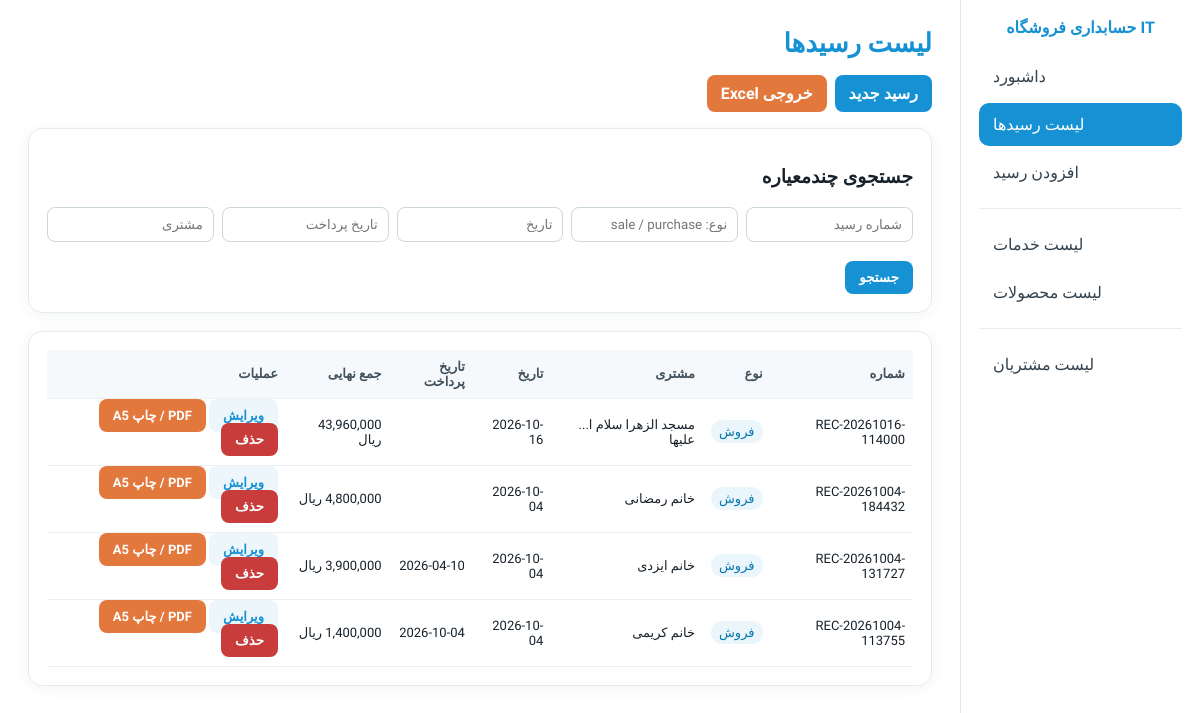
/Choobkhat/index.php?page=receipts, run on the app's committed database.
### tables this page shows
CREATE TABLE receipts (
    id INTEGER PRIMARY KEY AUTOINCREMENT,
    receipt_no TEXT UNIQUE NOT NULL,
    kind TEXT NOT NULL CHECK(kind IN ('sale','purchase')),
    customer_id INTEGER,
    date TEXT NOT NULL,
    pay_date TEXT,
    discount_type TEXT DEFAULT 'percent' CHECK(discount_type IN ('percent','amount')),
    discount_value REAL DEFAULT 0,
    extra_info TEXT,
    total INTEGER DEFAULT 0,
    created_at TEXT DEFAULT CURRENT_TIMESTAMP,
    FOREIGN KEY(customer_id) REFERENCES customers(id) ON DELETE SET NULL
);

### Choobkhat/index.php (the view, shortened to what this page needs)
<?php
$db = new PDO('sqlite:' . __DIR__ . '/accounting.sqlite');
$db->setAttribute(PDO::ATTR_ERRMODE, PDO::ERRMODE_EXCEPTION);
$db->exec("PRAGMA foreign_keys = ON");
$db->exec("
CREATE TABLE IF NOT EXISTS customers (
    id INTEGER PRIMARY KEY AUTOINCREMENT,
    code TEXT UNIQUE,
    full_name TEXT NOT NULL,
    phone TEXT,
    mobile TEXT,
    email TEXT,
    national_id TEXT,
    address TEXT,
    postal_code TEXT,
    notes TEXT,
    created_at TEXT DEFAULT CURRENT_TIMESTAMP
);
CREATE TABLE IF NOT EXISTS items (
    id INTEGER PRIMARY KEY AUTOINCREMENT,
    code TEXT UNIQUE NOT NULL,
    type TEXT NOT NULL CHECK(type IN ('service','product')),
    category TEXT,
    name TEXT NOT NULL,
    buy_price INTEGER DEFAULT 0,
    sell_price INTEGER DEFAULT 0,
    units INTEGER DEFAULT 0,
    created_at TEXT DEFAULT CURRENT_TIMESTAMP
);
CREATE TABLE IF NOT EXISTS receipts (
    id INTEGER PRIMARY KEY AUTOINCREMENT,
    receipt_no TEXT UNIQUE NOT NULL,
    kind TEXT NOT NULL CHECK(kind IN ('sale','purchase')),
    customer_id INTEGER,
    date TEXT NOT NULL,
    pay_date TEXT,
    discount_type TEXT DEFAULT 'percent' CHECK(discount_type IN ('percent','amount')),
    discount_value REAL DEFAULT 0,
    extra_info TEXT,
    total INTEGER DEFAULT 0,
    created_at TEXT DEFAULT CURRENT_TIMESTAMP,
    FOREIGN KEY(customer_id) REFERENCES customers(id) ON DELETE SET NULL
);
CREATE TABLE IF NOT EXISTS receipt_items (
    id INTEGER PRIMARY KEY AUTOINCREMENT,
    receipt_id INTEGER NOT NULL,
    item_id INTEGER NOT NULL,
    item_name TEXT NOT NULL,
    item_code TEXT NOT NULL,
    item_type TEXT NOT NULL,
    qty INTEGER NOT NULL DEFAULT 1,
    unit_price INTEGER NOT NULL DEFAULT 0,
    discount_type TEXT DEFAULT 'percent' CHECK(discount_type IN ('percent','amount')),
    discount_value REAL DEFAULT 0,
    line_total INTEGER DEFAULT 0,
    FOREIGN KEY(receipt_id) REFERENCES receipts(id) ON DELETE CASCADE,
    FOREIGN KEY(item_id) REFERENCES items(id)
);
");
function h($v): string { return htmlspecialchars((string)$v, ENT_QUOTES, 'UTF-8'); }
function money($v): string { return number_format((int)$v); }
function get($key, $default='') { return $_GET[$key] ?? $default; }
    ?>
    </body></html><?php exit;
$page=get('page','dashboard');
$customers=$db->query("SELECT * FROM customers ORDER BY id DESC")->fetchAll(PDO::FETCH_ASSOC);
function itemList(PDO $db,string $type): array {
    $st=$db->prepare("SELECT * FROM items WHERE type=? ORDER BY id DESC");$st->execute([$type]);return $st->fetchAll(PDO::FETCH_ASSOC);
}
$services=itemList($db,'service');
$products=itemList($db,'product');
function filteredReceipts(PDO $db): array {
    $sql="SELECT r.*,COALESCE(c.full_name,'-') customer_name FROM receipts r LEFT JOIN customers c ON c.id=r.customer_id WHERE 1=1";
    $p=[];
    $sql.=" ORDER BY r.id DESC";
    $st=$db->prepare($sql);$st->execute($p);return $st->fetchAll(PDO::FETCH_ASSOC);
}
$receipts=filteredReceipts($db);
?>
<!doctype html>
<html lang="fa" dir="ltr">
<head>
</head>
<body>
<div class="layout">
<aside class="sidebar">
<div class="brand">حسابداری فروشگاه IT</div>
<nav class="nav">
<a class="<?=($page==='dashboard'?'active':'')?>" href="?page=dashboard">داشبورد</a>
<a class="<?=($page==='receipts'?'active':'')?>" href="?page=receipts">لیست رسیدها</a>
<a class="<?=($page==='receipt_add'?'active':'')?>" href="?page=receipt_add">افزودن رسید</a>
<div class="sep"></div>
<a class="<?=($page==='services'?'active':'')?>" href="?page=services">لیست خدمات</a>
<a class="<?=($page==='products'?'active':'')?>" href="?page=products">لیست محصولات</a>
<div class="sep"></div>
<a class="<?=($page==='customers'?'active':'')?>" href="?page=customers">لیست مشتریان</a>
</nav>
</aside>
<main class="content">
<?php if($page==='dashboard'): ?>
<h1>داشبورد</h1>
<div class="stats">
<div class="stat"><div>تعداد مشتریان</div><b><?=count($customers)?></b></div>
<div class="stat"><div>تعداد خدمات</div><b><?=count($services)?></b></div>
<div class="stat"><div>تعداد محصولات</div><b><?=count($products)?></b></div>
</div>
<div class="card"><h3>راهنمای سریع</h3><p>برای ثبت فروش یا خرید، ابتدا مشتری و سپس خدمات/محصولات را تعریف کنید. در رسید، نوع «فروش» موجودی محصول را کم و نوع «خرید» موجودی را زیاد می‌کند.</p></div>
<?php elseif($page==='receipts'): ?>
<h1>لیست رسیدها</h1>
<div class="toolbar"><a class="btn" href="?page=receipt_add">رسید جدید</a><a class="btn orange" href="?action=excel_receipts&<?=http_build_query($_GET)?>">خروجی Excel</a></div>
<div class="card"><h3>جستجوی چندمعیاره</h3>
<form><input type="hidden" name="page" value="receipts"><div class="search-grid">
<input name="receipt_no" value="<?=h(get('receipt_no'))?>" placeholder="شماره رسید">
<input name="kind" value="<?=h(get('kind'))?>" placeholder="نوع: sale / purchase">
<input name="date" value="<?=h(get('date'))?>" placeholder="تاریخ">
<input name="pay_date" value="<?=h(get('pay_date'))?>" placeholder="تاریخ پرداخت">
<input name="customer" value="<?=h(get('customer'))?>" placeholder="مشتری">
</div><br><button class="btn">جستجو</button></form></div>
<div class="card table-wrap"><table><thead><tr><th>شماره</th><th>نوع</th><th>مشتری</th><th>تاریخ</th><th>تاریخ پرداخت</th><th>جمع نهایی</th><th>عملیات</th></tr></thead><tbody>
<?php foreach($receipts as $r): ?><tr><td><?=h($r['receipt_no'])?></td><td><span class="badge <?=$r['kind']==='purchase'?'orange':''?>"><?=$r['kind']==='sale'?'فروش':'خرید'?></span></td><td><?=h($r['customer_name'])?></td><td><?=h($r['date'])?></td><td><?=h($r['pay_date'])?></td><td><?=money($r['total'])?> ریال</td><td><a class="btn light" href="?page=receipt_add&edit=<?=$r['id']?>">ویرایش</a> <a class="btn orange" target="_blank" href="?action=receipt_print&id=<?=$r['id']?>">PDF / چاپ A5</a> <form style="display:inline" method="post" onsubmit="return confirm('رسید حذف و موجودی اصلاح شود؟')"><input type="hidden" name="action" value="delete_receipt"><input type="hidden" name="id" value="<?=$r['id']?>"><button class="btn danger">حذف</button></form></td></tr><?php endforeach;?>
</tbody></table></div>
<?php endif; ?>
</main></div>
</body></html>

### Choobkhat/index.php (style rules this page uses)
* { box-sizing:border-box }
body { margin:0;background:#fff;color:#17212b;font-family:Vazirmatn,Tahoma,sans-serif }
button,input,select,textarea { font-family:inherit }
a { text-decoration:none;color:inherit }
.layout { min-height:100vh;display:flex;flex-direction:row-reverse }
.sidebar { width:20%;min-width:230px;background:#fff;border-left:1px solid #e4e8ec;padding:18px;position:sticky;top:0;height:100vh;overflow:auto }
.brand { font-weight:800;color:#1591D4;text-align:center;margin-bottom:18px }
.nav a { display:block;padding:12px 14px;border-radius:10px;margin:5px 0;color:#34424d }
.nav a:hover,.nav a.active { background:#1591D4;color:#fff }
.nav .sep { height:1px;background:#e9edf0;margin:14px 0 }
.content { width:80%;padding:28px;direction:rtl;overflow:hidden }
h1 { margin-top:0;font-size:26px;color:#1591D4 }
.toolbar { display:flex;gap:8px;flex-wrap:wrap;margin-bottom:16px;align-items:center }
.btn { border:0;border-radius:8px;padding:9px 14px;cursor:pointer;background:#1591D4;color:#fff;font-weight:600 }
.btn.orange { background:#E3783D }
.btn.danger { background:#c83c3c }
.btn.light { background:#edf6fb;color:#1591D4 }
.card { background:#fff;border:1px solid #e5eaee;border-radius:14px;padding:18px;margin-bottom:18px;box-shadow:0 3px 15px rgba(20,50,70,.05) }
input,select,textarea { width:100%;padding:9px 10px;border:1px solid #ccd6dd;border-radius:8px;background:#fff;direction:rtl }
table { width:100%;border-collapse:collapse;font-size:13px }
th,td { padding:9px 8px;border-bottom:1px solid #edf0f2;text-align:right;vertical-align:middle }
th { background:#f5f9fb;color:#42515c;position:sticky;top:0 }
.table-wrap { overflow:auto;max-height:62vh }
.badge { padding:4px 8px;border-radius:999px;background:#eaf6fc;color:#0877ae }
.search-grid { display:grid;grid-template-columns:repeat(5,1fr);gap:8px }

### data on the page
receipts: receipt_no "REC-20261016-114000", kind "فروش", customer_name "مسجد الزهرا سلام ا... علیها", date "2026-10-16", total "43,960,000"
receipts: receipt_no "REC-20261004-184432", kind "فروش", customer_name "خانم رمضانی", date "2026-10-04", total "4,800,000"
receipts: receipt_no "REC-20261004-131727", kind "فروش", customer_name "خانم ایزدی", date "2026-10-04", pay_date "2026-04-10"
receipts: receipt_no "REC-20261004-113755", kind "فروش", customer_name "خانم کریمی", date "2026-10-04", pay_date "2026-10-04"
